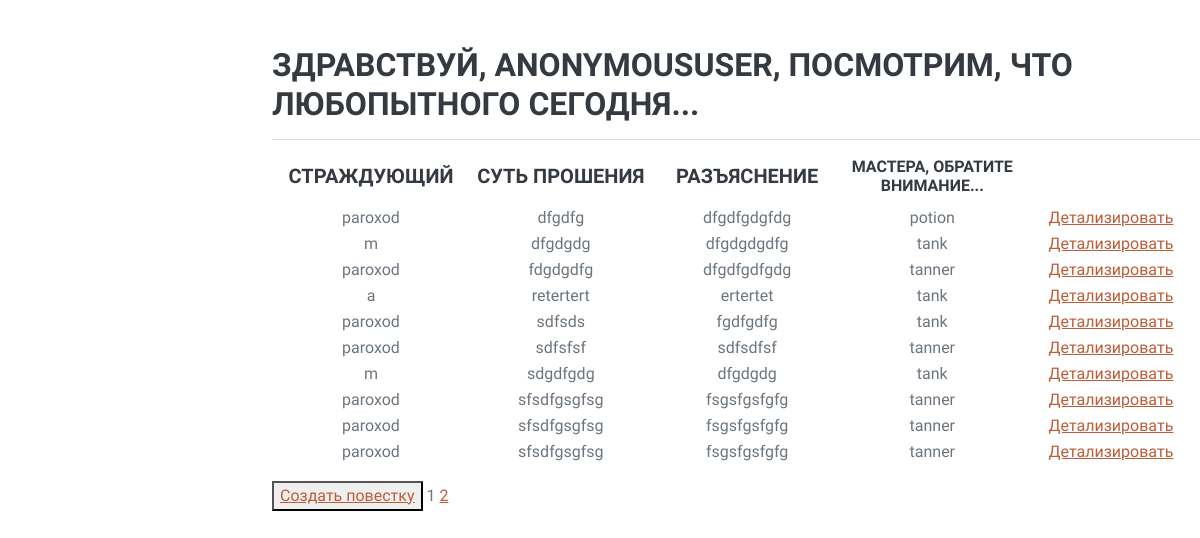
/board/, run on the app's committed database.
### brdapp/models.py (models this page shows, shortened)
class Post(models.Model):
    TYPE = [
        ('tank', 'Танки'),
        ('heal', 'Хилы'),
        ('dd', 'ДД'),
        ('buyers', 'Торговцы'),
        ('guildmaster', 'Гилдмастеры'),
        ('quest', 'Квестгиверы'),
        ('smith', 'Кузнецы'),
        ('tanner', 'Кожевники'),
        ('potion', 'Зельевары'),
        ('spellmaster', 'Мастера заклинаний')
    ]
    user = models.ForeignKey(User, on_delete=models.CASCADE)
    title = models.CharField(max_length=64)
    text = models.TextField()
    category = models.CharField(max_length=64, choices=TYPE, default='tank')
    dateCreation = models.DateField(auto_now=True)

### brdapp/views.py (the view)
# urls.py: path('', BoardList.as_view(),  name='board'),
class BoardList(ListView):
    model = Post
    ordering = 'title'
    template_name = 'board.html'
    context_object_name = 'board'
    paginate_by = 10
    def get_queryset(self):
        queryset = super().get_queryset()
        self.filterset = PostFilter(self.request.GET, queryset)
        return self.filterset.qs
    def get_context_data(self, **kwargs):
        context = super().get_context_data(**kwargs)
        context['filterset'] = self.filterset
        return context

### templates/board.html (shortened to what this page needs)
{% extends 'default.html' %}
{% block content %}
<h3 style="text-align: center;">&nbsp;</h3>
<h3>Здравствуй, {{user}}, посмотрим, что любопытного сегодня...</h3>
<hr>
   {% if board %}
       <table>
           <tr>
               <td style="width: 211.55px; text-align: center;"><h5>Страждующий</h5></td>
                <td style="width: 211.55px; text-align: center;"><h5>Суть прошения</h5></td>
               <td style="width: 211.55px; text-align: center;"><h5>Разъяснение</h5></td>
               <td style="width: 211.55px; text-align: center;"><h6>Мастера, обратите внимание...</h6></td>
           </tr>
           {% for n in board %}
           <tr>
               <td style="width: 211.55px; text-align: center;">{{ n.user }}</td>
               <td style="width: 211.55px; text-align: center;">{{ n.title }}</td>
               <td style="width: 211.55px; text-align: center;">{{ n.text }}</td>
               <td style="width: 200.55px; text-align: center;">{{ n.category }}</td>
               <td style="width: 200.55px; text-align: center;"><a href="{% url 'ad_detail' n.id %}"><u>Детализировать</u></a></td>
           </tr>
           {% endfor %}
       </table>
<button><a href="{% url 'ad_create'  %}"><u>Создать повестку</u></a></button>
{% endif %}
   {{ page_obj.number }}
   {% if page_obj.has_next %}
       <a href="?page={{ page_obj.next_page_number }}">{{ page_obj.next_page_number }}</a>
   {% endif %}
{% endblock content %}

### templates/default.html (shortened to what this page needs)
<!DOCTYPE html>
<html lang="en">
    <head>
        {% load static %}
        <link href="{% static 'css/styles.css' %}" rel="stylesheet" />
    </head>
    <body id="page-top">
    {% block content %}{% endblock content %}
    </body>
</html>

### data on the page
Post: user "paroxod", title "dfgdfg", text "dfgdfgdgfdg", category "potion"
Post: user "m", title "dfgdgdg", text "dfgdgdgdfg", category "tank"
Post: user "paroxod", title "fdgdgdfg", text "dfgdfgdfgdg", category "tanner"
Post: user "a", title "retertert", text "ertertet", category "tank"
Post: user "paroxod", title "sdfsds", text "fgdfgdfg", category "tank"
Post: user "paroxod", title "sdfsfsf", text "sdfsdfsf", category "tanner"
Post: user "m", title "sdgdfgdg", text "dfgdgdg", category "tank"
Post: user "paroxod", title "sfsdfgsgfsg", text "fsgsfgsfgfg", category "tanner"
Post: user "paroxod", title "sfsdfgsgfsg", text "fsgsfgsfgfg", category "tanner"
Post: user "paroxod", title "sfsdfgsgfsg", text "fsgsfgsfgfg", category "tanner"

### other printed values
{{ user }} "ANONYMOUSUSER"
{{ page_obj.number }} "1"
{{ page_obj.next_page_number }} "2"
